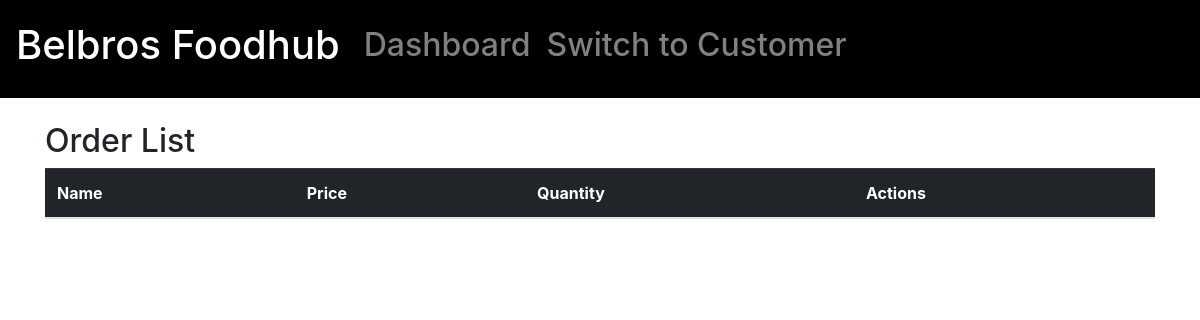
/inventory/all_orders/, run on an earlier commit of the app's database.
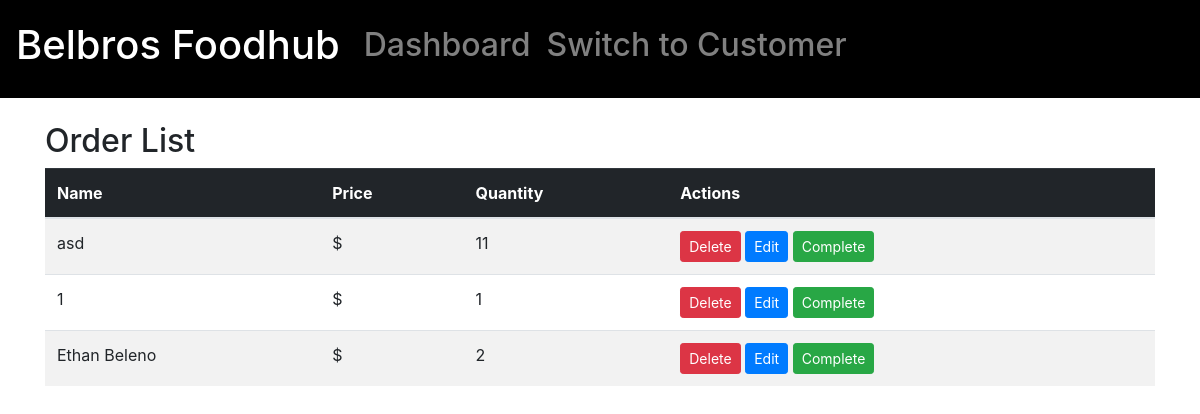
And on a later commit of the database.
### inventory/models.py (models this page shows, shortened)
class Order(models.Model):
    name = models.CharField(max_length=100)
    product = models.ForeignKey(inventoryItem, on_delete=models.CASCADE)
    quantity = models.PositiveIntegerField()
    address = models.TextField()
    tracking_id = models.UUIDField(default=uuid.uuid4, editable=False)
    is_completed = models.BooleanField(default=False)

### inventory/views.py (the view)
# urls.py: path('all_orders/', views.all_orders, name='all_orders'),
def all_orders(request):
    orders = Order.objects.all()
    context = {
        'orders': orders
    }
    return render(request, 'inventory/all_orders.html', context)

### inventory/templates/inventory/all_orders.html (shortened to what this page needs)
{% extends 'inventory/main.html' %}
{% load static %}
{% block content %}
<div class="container mt-4">
    <h2>Order List</h2>
    <table class="table table-striped">
        <thead class="table-dark">
            <tr>
                <th>Name</th>
                <th>Price</th>
                <th>Quantity</th>
                <th>Actions</th>
            </tr>
        </thead>
        <tbody>
            {% for order in orders %}
            <tr>
                <td>{{ order.name }}</td>
                <td>${{ order.price }}</td>
                <td>{{ order.quantity }}</td>
                <td>
                    <button class="btn btn-danger btn-sm" onclick="deleteOrder('{{ order.id }}')">Delete</button>
                    <button class="btn btn-primary btn-sm" onclick="editOrder('{{ order.id }}')">Edit</button>
                    <button class="btn btn-success btn-sm" onclick="completeOrder('{{ order.id }}')">Complete</button>
                </td>
            </tr>
            {% endfor %}
        </tbody>
    </table>
</div>
{% endblock %}

What changed in the data, as far as the page shows it:
added Order: name "asd", quantity "11"
added Order: name "1", quantity "1"
added Order: name "Ethan Beleno", quantity "2"
